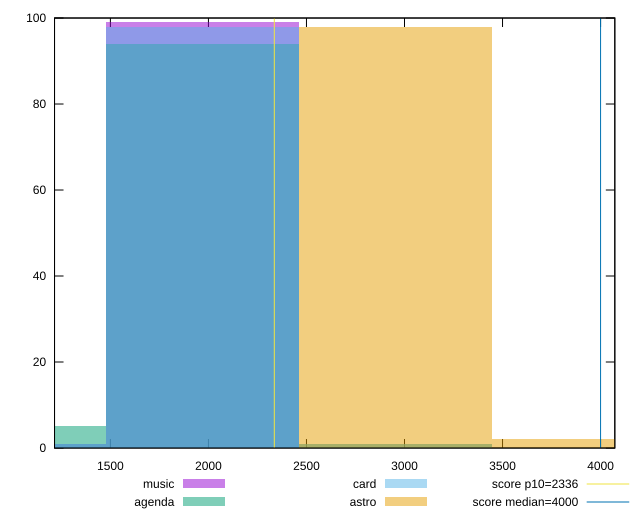

gnuplot code for this plot:
reset

$music <<EOF
1968.2940112949898 99
984.1470056474949 1
EOF

$agenda <<EOF
1968.2940112949898 94
984.1470056474949 5
2952.4410169424846 1
EOF

$card <<EOF
1968.2940112949898 98
2952.4410169424846 1
984.1470056474949 1
EOF

$astro <<EOF
2952.4410169424846 98
3936.5880225899796 2
EOF

set key outside below
set boxwidth 984.1470056474949
set xrange [1215.082:4072.702]
set yrange [0:100]
set trange [0:100]
set style fill transparent solid 0.5 noborder

set parametric
set terminal svg size 640, 520 enhanced background rgb 'white'
set output "reports/report_00028_2021-02-24T12-49-42.674Z/first-contentful-paint/comparison/histogram/all_raw.svg"

plot $music title "music" with boxes, \
     $agenda title "agenda" with boxes, \
     $card title "card" with boxes, \
     $astro title "astro" with boxes, \
     2336,t title "score p10=2336", \
     4000,t title "score median=4000"

reset
